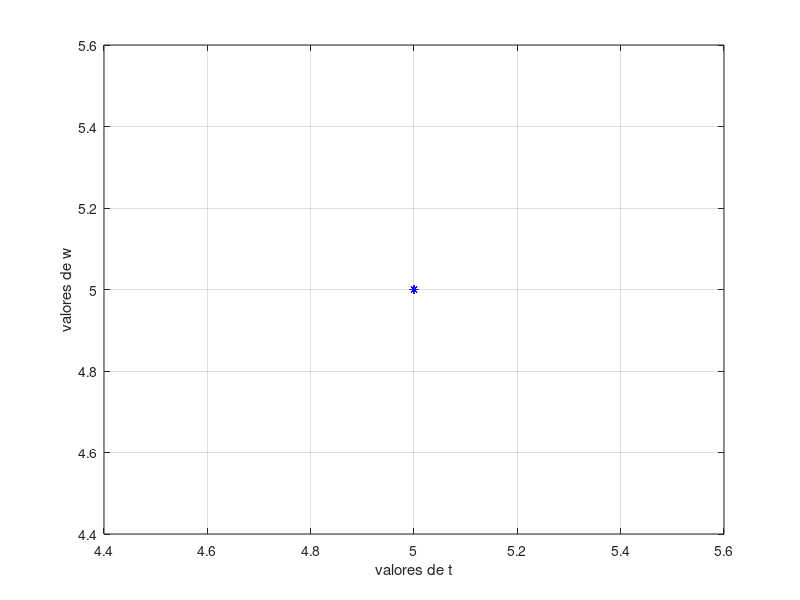

This chart was generated by the following MATLAB code:
# ecuación diferencial
f = @(t,y) (200e-3*y-2e-6*y^2);

a = input("ingrese el limite inferior, a: ");
b = input("ingrese el limite superior, b:");
N = input("ingrese el numero de iteraciones, N:");
init = input("Ingrese la condición inicial, init: ");

# Tamaño de paso
h = (b-a)/N;
#Tiempo inicial
t = a;
# Aproximar la solución y
w = init;
# iteraciones
i = 0;

format longG

for i = 1:N;
  "---------------------"
  fprintf('Iteracion n:%i\n',i++);
  k1 = h*f(t,w);
  k2 = h*f(t+h/2.0, w+k1/2.0);
  k3 = h*f(t+h/2.0, w+k2/2.0);
  k4 = h*f(t+h, w+k3);
  w = w+(k1+2.0*(k2+k3)+k4)/6.0;
  t = a+i*h;
  fprintf('%.4f %.8f\n', t, w);
  plot(t,w,'b*'); grid on;
  xlabel("valores de t"); ylabel("valores de w");
  hold on;
endfor